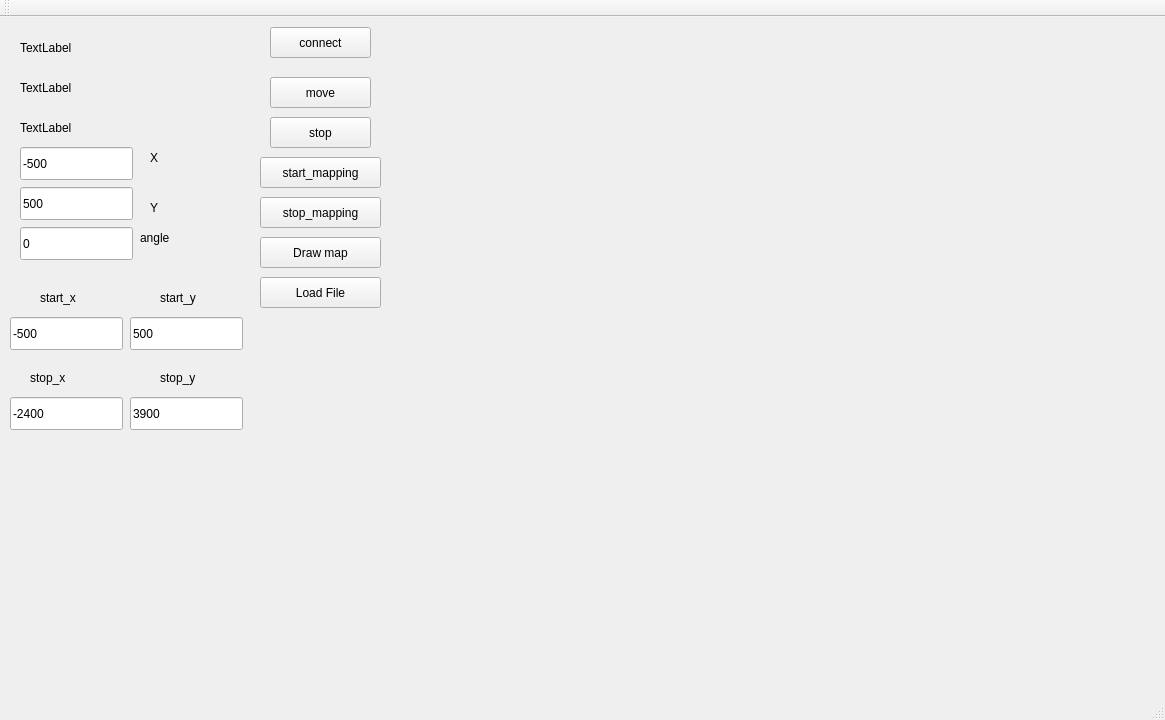
<?xml version="1.0" encoding="UTF-8"?>
<ui version="4.0">
 <class>MainWindow</class>
 <widget class="QMainWindow" name="MainWindow">
  <property name="geometry">
   <rect>
    <x>0</x>
    <y>0</y>
    <width>1165</width>
    <height>720</height>
   </rect>
  </property>
  <property name="windowTitle">
   <string>MainWindow</string>
  </property>
  <widget class="QWidget" name="centralWidget">
   <widget class="QPushButton" name="pushButton">
    <property name="geometry">
     <rect>
      <x>270</x>
      <y>10</y>
      <width>101</width>
      <height>31</height>
     </rect>
    </property>
    <property name="text">
     <string>connect</string>
    </property>
   </widget>
   <widget class="QLabel" name="label">
    <property name="geometry">
     <rect>
      <x>20</x>
      <y>20</y>
      <width>68</width>
      <height>21</height>
     </rect>
    </property>
    <property name="text">
     <string>TextLabel</string>
    </property>
   </widget>
   <widget class="QPushButton" name="pushButton_2">
    <property name="geometry">
     <rect>
      <x>270</x>
      <y>60</y>
      <width>101</width>
      <height>31</height>
     </rect>
    </property>
    <property name="text">
     <string>move</string>
    </property>
   </widget>
   <widget class="QLabel" name="distance">
    <property name="geometry">
     <rect>
      <x>20</x>
      <y>60</y>
      <width>68</width>
      <height>21</height>
     </rect>
    </property>
    <property name="text">
     <string>TextLabel</string>
    </property>
   </widget>
   <widget class="QLabel" name="angle">
    <property name="geometry">
     <rect>
      <x>20</x>
      <y>100</y>
      <width>68</width>
      <height>21</height>
     </rect>
    </property>
    <property name="text">
     <string>TextLabel</string>
    </property>
   </widget>
   <widget class="QPushButton" name="pushButton_3">
    <property name="geometry">
     <rect>
      <x>270</x>
      <y>100</y>
      <width>101</width>
      <height>31</height>
     </rect>
    </property>
    <property name="text">
     <string>stop</string>
    </property>
   </widget>
   <widget class="QLineEdit" name="lineEdit">
    <property name="geometry">
     <rect>
      <x>20</x>
      <y>130</y>
      <width>113</width>
      <height>33</height>
     </rect>
    </property>
    <property name="text">
     <string>-500</string>
    </property>
   </widget>
   <widget class="QLineEdit" name="lineEdit_2">
    <property name="geometry">
     <rect>
      <x>20</x>
      <y>170</y>
      <width>113</width>
      <height>33</height>
     </rect>
    </property>
    <property name="text">
     <string>500</string>
    </property>
   </widget>
   <widget class="QLineEdit" name="lineEdit_3">
    <property name="geometry">
     <rect>
      <x>20</x>
      <y>210</y>
      <width>113</width>
      <height>33</height>
     </rect>
    </property>
    <property name="text">
     <string>0</string>
    </property>
   </widget>
   <widget class="QLabel" name="label_2">
    <property name="geometry">
     <rect>
      <x>150</x>
      <y>130</y>
      <width>68</width>
      <height>21</height>
     </rect>
    </property>
    <property name="text">
     <string>X</string>
    </property>
   </widget>
   <widget class="QLabel" name="label_3">
    <property name="geometry">
     <rect>
      <x>150</x>
      <y>180</y>
      <width>68</width>
      <height>21</height>
     </rect>
    </property>
    <property name="text">
     <string>Y</string>
    </property>
   </widget>
   <widget class="QLabel" name="label_4">
    <property name="geometry">
     <rect>
      <x>140</x>
      <y>210</y>
      <width>68</width>
      <height>21</height>
     </rect>
    </property>
    <property name="text">
     <string>angle</string>
    </property>
   </widget>
   <widget class="QPushButton" name="pushButton_4">
    <property name="geometry">
     <rect>
      <x>260</x>
      <y>140</y>
      <width>121</width>
      <height>31</height>
     </rect>
    </property>
    <property name="text">
     <string>start_mapping</string>
    </property>
   </widget>
   <widget class="QPushButton" name="pushButton_5">
    <property name="geometry">
     <rect>
      <x>260</x>
      <y>180</y>
      <width>121</width>
      <height>31</height>
     </rect>
    </property>
    <property name="text">
     <string>stop_mapping</string>
    </property>
   </widget>
   <widget class="QPushButton" name="pushButton_6">
    <property name="geometry">
     <rect>
      <x>260</x>
      <y>220</y>
      <width>121</width>
      <height>31</height>
     </rect>
    </property>
    <property name="text">
     <string>Draw map</string>
    </property>
   </widget>
   <widget class="QPushButton" name="pushButton_7">
    <property name="geometry">
     <rect>
      <x>260</x>
      <y>260</y>
      <width>121</width>
      <height>31</height>
     </rect>
    </property>
    <property name="text">
     <string>Load File</string>
    </property>
   </widget>
   <widget class="QLabel" name="label_5">
    <property name="geometry">
     <rect>
      <x>40</x>
      <y>270</y>
      <width>68</width>
      <height>21</height>
     </rect>
    </property>
    <property name="text">
     <string>start_x</string>
    </property>
   </widget>
   <widget class="QLabel" name="label_6">
    <property name="geometry">
     <rect>
      <x>160</x>
      <y>270</y>
      <width>68</width>
      <height>21</height>
     </rect>
    </property>
    <property name="text">
     <string>start_y</string>
    </property>
   </widget>
   <widget class="QLabel" name="label_7">
    <property name="geometry">
     <rect>
      <x>30</x>
      <y>350</y>
      <width>68</width>
      <height>21</height>
     </rect>
    </property>
    <property name="text">
     <string>stop_x</string>
    </property>
   </widget>
   <widget class="QLabel" name="label_8">
    <property name="geometry">
     <rect>
      <x>160</x>
      <y>350</y>
      <width>68</width>
      <height>21</height>
     </rect>
    </property>
    <property name="text">
     <string>stop_y</string>
    </property>
   </widget>
   <widget class="QLineEdit" name="start_x">
    <property name="geometry">
     <rect>
      <x>10</x>
      <y>300</y>
      <width>113</width>
      <height>33</height>
     </rect>
    </property>
    <property name="text">
     <string>-500</string>
    </property>
   </widget>
   <widget class="QLineEdit" name="start_y">
    <property name="geometry">
     <rect>
      <x>130</x>
      <y>300</y>
      <width>113</width>
      <height>33</height>
     </rect>
    </property>
    <property name="text">
     <string>500</string>
    </property>
   </widget>
   <widget class="QLineEdit" name="stop_y">
    <property name="geometry">
     <rect>
      <x>130</x>
      <y>380</y>
      <width>113</width>
      <height>33</height>
     </rect>
    </property>
    <property name="text">
     <string>3900</string>
    </property>
   </widget>
   <widget class="QLineEdit" name="stop_x">
    <property name="geometry">
     <rect>
      <x>10</x>
      <y>380</y>
      <width>113</width>
      <height>33</height>
     </rect>
    </property>
    <property name="text">
     <string>-2400</string>
    </property>
   </widget>
  </widget>
  <widget class="QMenuBar" name="menuBar">
   <property name="geometry">
    <rect>
     <x>0</x>
     <y>0</y>
     <width>1165</width>
     <height>19</height>
    </rect>
   </property>
  </widget>
  <widget class="QToolBar" name="mainToolBar">
   <attribute name="toolBarArea">
    <enum>TopToolBarArea</enum>
   </attribute>
   <attribute name="toolBarBreak">
    <bool>false</bool>
   </attribute>
  </widget>
  <widget class="QStatusBar" name="statusBar"/>
 </widget>
 <layoutdefault spacing="6" margin="11"/>
 <resources/>
 <connections/>
</ui>
